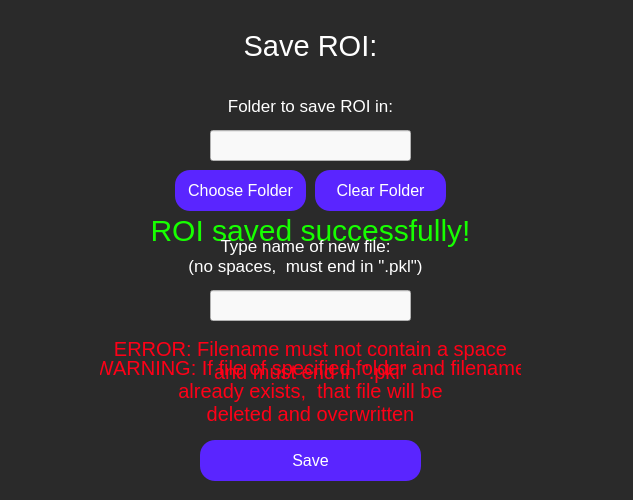
<?xml version="1.0" encoding="UTF-8"?>
<ui version="4.0">
 <class>saveRoi</class>
 <widget class="QWidget" name="saveRoi">
  <property name="geometry">
   <rect>
    <x>0</x>
    <y>0</y>
    <width>633</width>
    <height>500</height>
   </rect>
  </property>
  <property name="windowTitle">
   <string>Save Region Of Interest (ROI)</string>
  </property>
  <property name="styleSheet">
   <string notr="true">QWidget {
	background-color: rgb(42, 42, 42);
}</string>
  </property>
  <widget class="QLabel" name="saveRoiLabel">
   <property name="geometry">
    <rect>
     <x>210</x>
     <y>-20</y>
     <width>201</width>
     <height>131</height>
    </rect>
   </property>
   <property name="styleSheet">
    <string notr="true">QLabel {
	font-size: 29px;
	color: rgb(255, 255, 255);
	background-color: rgba(255, 255, 255, 0);
}</string>
   </property>
   <property name="text">
    <string>Save ROI:</string>
   </property>
   <property name="textFormat">
    <enum>Qt::AutoText</enum>
   </property>
   <property name="scaledContents">
    <bool>false</bool>
   </property>
   <property name="alignment">
    <set>Qt::AlignCenter</set>
   </property>
   <property name="wordWrap">
    <bool>true</bool>
   </property>
  </widget>
  <widget class="QLabel" name="roiFolderPathLabel">
   <property name="geometry">
    <rect>
     <x>210</x>
     <y>80</y>
     <width>201</width>
     <height>51</height>
    </rect>
   </property>
   <property name="styleSheet">
    <string notr="true">QLabel {
	background-color: rgba(255, 255, 255, 0);
	color: white;
	font-size: 17px;
}</string>
   </property>
   <property name="text">
    <string>Folder to save ROI in:</string>
   </property>
   <property name="alignment">
    <set>Qt::AlignCenter</set>
   </property>
   <property name="textInteractionFlags">
    <set>Qt::NoTextInteraction</set>
   </property>
  </widget>
  <widget class="QLineEdit" name="newFolderPathInput">
   <property name="geometry">
    <rect>
     <x>210</x>
     <y>130</y>
     <width>201</width>
     <height>31</height>
    </rect>
   </property>
   <property name="styleSheet">
    <string notr="true">QLineEdit {
	background-color: rgb(249, 249, 249);
	color: black;
}</string>
   </property>
  </widget>
  <widget class="QPushButton" name="chooseFolderButton">
   <property name="geometry">
    <rect>
     <x>175</x>
     <y>170</y>
     <width>131</width>
     <height>41</height>
    </rect>
   </property>
   <property name="styleSheet">
    <string notr="true">QPushButton {
	color: white;
	font-size: 16px;
	background: rgb(90, 37, 255);
	border-radius: 15px;
}</string>
   </property>
   <property name="text">
    <string>Choose Folder</string>
   </property>
  </widget>
  <widget class="QPushButton" name="clearFolderButton">
   <property name="geometry">
    <rect>
     <x>315</x>
     <y>170</y>
     <width>131</width>
     <height>41</height>
    </rect>
   </property>
   <property name="styleSheet">
    <string notr="true">QPushButton {
	color: white;
	font-size: 16px;
	background: rgb(90, 37, 255);
	border-radius: 15px;
}</string>
   </property>
   <property name="text">
    <string>Clear Folder</string>
   </property>
  </widget>
  <widget class="QPushButton" name="saveRoiButton">
   <property name="geometry">
    <rect>
     <x>200</x>
     <y>440</y>
     <width>221</width>
     <height>41</height>
    </rect>
   </property>
   <property name="styleSheet">
    <string notr="true">QPushButton {
	color: white;
	font-size: 16px;
	background: rgb(90, 37, 255);
	border-radius: 15px;
}</string>
   </property>
   <property name="text">
    <string>Save</string>
   </property>
  </widget>
  <widget class="QLabel" name="dataSavedSuccessfullyLabel">
   <property name="geometry">
    <rect>
     <x>100</x>
     <y>190</y>
     <width>421</width>
     <height>81</height>
    </rect>
   </property>
   <property name="styleSheet">
    <string notr="true">QLabel {
	color: rgb(23, 255, 0);
	font-size: 30px;
	background-color: rgba(255, 255, 255, 0);
}</string>
   </property>
   <property name="text">
    <string>ROI saved successfully!</string>
   </property>
   <property name="alignment">
    <set>Qt::AlignCenter</set>
   </property>
  </widget>
  <widget class="QLabel" name="newFileNameLabel">
   <property name="geometry">
    <rect>
     <x>170</x>
     <y>230</y>
     <width>271</width>
     <height>51</height>
    </rect>
   </property>
   <property name="styleSheet">
    <string notr="true">QLabel {
	background-color: rgba(255, 255, 255, 0);
	color: white;
	font-size: 17px;
}</string>
   </property>
   <property name="text">
    <string>Type name of new file:
(no spaces,  must end in &quot;.pkl&quot;)</string>
   </property>
   <property name="alignment">
    <set>Qt::AlignCenter</set>
   </property>
   <property name="textInteractionFlags">
    <set>Qt::NoTextInteraction</set>
   </property>
  </widget>
  <widget class="QLineEdit" name="newFileNameInput">
   <property name="geometry">
    <rect>
     <x>210</x>
     <y>290</y>
     <width>201</width>
     <height>31</height>
    </rect>
   </property>
   <property name="styleSheet">
    <string notr="true">QLineEdit {
	background-color: rgb(249, 249, 249);
	color: black;
}</string>
   </property>
   <property name="alignment">
    <set>Qt::AlignCenter</set>
   </property>
  </widget>
  <widget class="QLabel" name="fileNameErrorLabel">
   <property name="geometry">
    <rect>
     <x>100</x>
     <y>320</y>
     <width>421</width>
     <height>81</height>
    </rect>
   </property>
   <property name="styleSheet">
    <string notr="true">QLabel {
	color: rgb(255, 0, 23);
	font-size: 20px;
	background-color: rgba(255, 255, 255, 0);
}</string>
   </property>
   <property name="text">
    <string>ERROR: Filename must not contain a space
and must end in &quot;.pkl&quot;</string>
   </property>
   <property name="alignment">
    <set>Qt::AlignCenter</set>
   </property>
  </widget>
  <widget class="QLabel" name="fileNameWarningLabel">
   <property name="geometry">
    <rect>
     <x>100</x>
     <y>350</y>
     <width>421</width>
     <height>81</height>
    </rect>
   </property>
   <property name="styleSheet">
    <string notr="true">QLabel {
	color: rgb(255, 0, 23);
	font-size: 20px;
	background-color: rgba(255, 255, 255, 0);
}</string>
   </property>
   <property name="text">
    <string>WARNING: If file of specified folder and filename
already exists,  that file will be
deleted and overwritten</string>
   </property>
   <property name="alignment">
    <set>Qt::AlignCenter</set>
   </property>
  </widget>
 </widget>
 <resources/>
 <connections/>
</ui>
